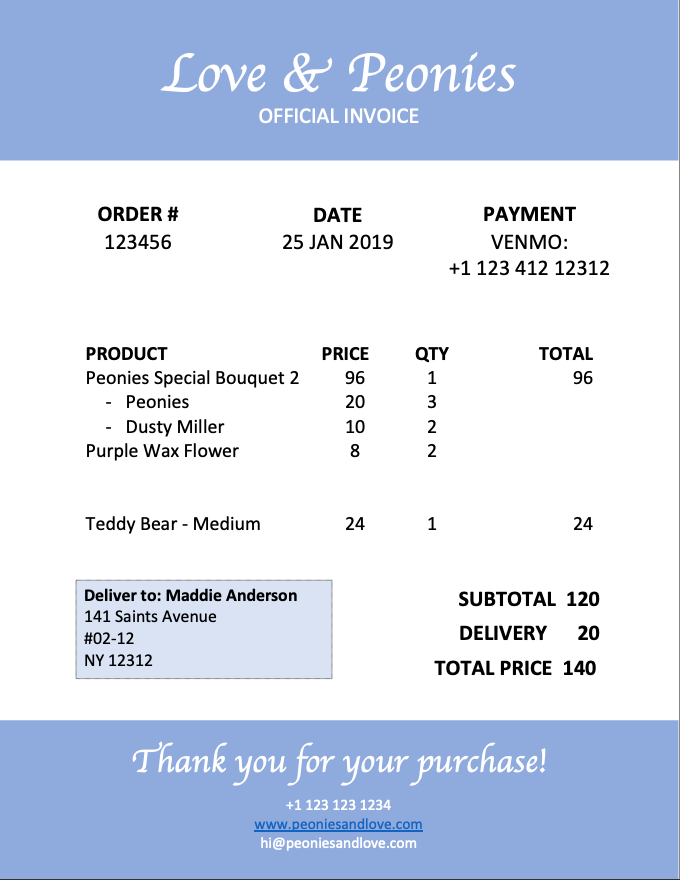
#> input picture class_detection_yolo/images/2.png, 680 x 880 px, found by its file name; its folder holds 3 pictures in this run
$ jupyter execute --allow-errors OCR_CLASS_DETECTION_INVOICE.ipynb   (shell and % lines are left out)
#> lines starting #> are read from the running program, lines starting #| are printed output that depends on the picture
#Setup and Installation to run Yolov4

Following cell will clone darknet from AlexeyAB's famous repository and we will be adjusting the Makefile to enable OPENCV and GPU for darknet and then build darknet.

[cell 1]
# clone darknet repository

[cell 2]
# change makefile to have GPU and OPENCV enabled
%cd darknet

[cell 3]
# verify CUDA

[cell 4]
# make darknet (builds darknet so that you can then use the darknet executable file to run or train object detectors)

#Download pre-trained YOLOv4 weights

YOLOv4 has been trained already on the coco dataset which has 80 classes that it can predict. We will take these pretrained weights to see how it gives result on some of the images.

## Display functions to display the predicted class

[cell 5]
def imShow(path):
  import cv2
  import matplotlib.pyplot as plt
  %matplotlib inline

  image = cv2.imread(path)
  height, width = image.shape[:2]
  resized_image = cv2.resize(image,(3*width, 3*height), interpolation = cv2.INTER_CUBIC)

  fig = plt.gcf()
  fig.set_size_inches(18, 10)
  plt.axis("off")
  plt.imshow(cv2.cvtColor(resized_image, cv2.COLOR_BGR2RGB))
  plt.show()

#### Darknet folder provides some of the images in the data subfolder and we will be using the same image to predict on the pretrained model

[cell 6]
# run darknet detection on test images

### Displaying image using our display function

#> (a cell that did not finish here is left out)

# Using Yolov4 for detecting different classes in invoice

We will create our own custom YOLOv4 object detector to recognize Invoice number,Date and Amount from the Invoice!

We will be needing following things to create our custom object detector:

*   Labeled Custom Dataset
*   Custom .cfg file
*   obj.data and obj.names files
*   train.txt file and test.txt file

# Step 1: Data collection and Labeling with LabelImg
To create a custom object detector we need a good dataset of images and labels for better training of the model so we will label our images using annotation tools LabelImg

Now  we have a folder as Invoice_pro having subfolder as obj which indicate train dataset and test which indicate validation dataset. Hence we will be converting it into zip file and uploading it in data subfolder of darknet.

Unzip the datasets and their contents so that they can be seen as a folder in /darknet/data/ folder

# Step 2: Configuring Files for Training
This step involves configuring custom .cfg, obj.data, obj.names, train.txt and test.txt files.

It is important to configure all these files without any typos as small errors can cause major problems.

# 1) Config File

Now you need to edit yolov4-custom.cfg to fit your needs based on your object detector.

First download yolov4-custom.cfg from path /darknet/cfg/yolov4-custom.cfg and change following parameters.

 **batch = 64** and **subdivisions = 16** gives best results but if you run into any issues then make subdivisions to 32

# Configuring all the needed variables based on class

width = 416

height = 416

*(these can be any multiple of 32, 416 is standard, improvement in the results can happen if we increase the size of the image but will slow down training)*

max_batches = (# of classes) * 2000

*(But it shouldnt be less than 6000 so if you are training for 1, 2, or 3 classes it will be 6000, however detector for 5 classes would have max_batches=10000)*

steps = (80% of max_batches), (90% of max_batches)

*(If your max_batches = 10000, then steps = 8000, 9000*)

filters = (# of classes + 5) * 3

*(If you are training for one class then your filters = 18, but if you are training for 4 classes then your filters = 27)*

Change the name to yolov4-obj.cfg and now upload at the same place.

# 2) obj.names and obj.data

Create a new file called **obj.names** where you will have one class name per line in the same order as your classes.txt from the dataset generation step.


You will also need to create a obj.data file and fill it in like this(change your class number accordingly.

This backup path is where we will save the weights to of our model throughout training.

Upload obj.names and obj.data in data subfolder of darknet

## 3) Generating train.txt and test.txt

The last configuration files needed before we can begin to train our custom detector are the train.txt and test.txt files which will have paths to all our training images and valdidation images.

To create the same we will be using two script for generating train and text text files.

[cell 8]
# verifying if train.txt and test.txt can be seen in our darknet/data folder

# Step 4: Download pre-trained weights for the convolutional layers.

This step downloads the weights for the convolutional layers of the YOLOv4 network. By using these weights it helps your custom object detector to be way more accurate and not have to train as long.

# Step 5: Training  Your Custom Object Detector!

We are now ready to train our custom YOLOv4 object detector on Amount,Invoice Number and Date classes. So run the following command.( -dont_show flag stops chart from popping up since Colab Notebook can't open images on the spot,
-map flag overlays mean average precision on chart to see the accuracy)

```
!./darknet detector train <path to obj.data> <path to custom config> yolov4.conv.137 -dont_show -map
```

#> (a cell that did not finish here is left out)


If for some reason you get an error or your Colab goes idle during training, you have not lost your partially trained model and weights because every 100 iterations a weights file called **yolov4-obj_last.weights** is saved to **content/backup/** folder.

We can kick off training from our last saved weights file so that we don't have to restart!

Just run the following command but with your backup location.

```
!./darknet detector train data/obj.data cfg/yolov4-obj.cfg /content/backup/yolov4-obj_last.weights -dont_show
```

# Step 6: Checking the Mean Average Precision (mAP) of Your Model

If you didn't run the training with the '-map- flag added then you can still find out the mAP of your model after training. Run the following command on any of the saved weights from the training to see the mAP value for that specific weight's file.

# Step 7: Run Your Custom Object Detector!!!
You have done it! You now have a custom object detector to make your very own detections.

[cell 10]
# need to set our custom cfg to test mode
%cd cfg
%cd ..

Run your custom detector with this command

#> (a cell that did not finish here is left out)


# Step 9: Multiple Images at Once
YOLOv4 object detections can be run on multiple images at once. This is done through having a text file which has the paths to several images that you want to have the detector run on.

So we will be creating a images.txt file for the same and uploading it here

## Save Results to .JSON File
Here is an example of saving the multiple image detections to a .JSON file.

## Using result.json to crop the bounding box of the predicted classes of each images from images folder which we will pass to pytesseract for image to text conversion.

[cell 12]
import cv2
import os
import json

#Reading json file which contains details of detected classes
with open('/content/result.json', 'r') as j:
#> (reads class_detection_yolo/result.json from the repository)
    contents = json.loads(j.read())

bb=dict()
count = 0

#Looping for reading and cropping the detected classes based on their coordinates value which is stored in result.json

for i in contents:
    im = cv2.imread('/content/images/'+ i['filename'][16:])
#> im is the input picture: shape (880, 680, 3); mean B, G, R 236, 217.9, 208.1
    print('/content/images/'+ i['filename'][16:])
    for obj in i['objects']:
        if obj['name']=='Amount':
            bb=obj['relative_coordinates']
            x = int((bb['center_x'] - bb['width']/2) * im.shape[1])
            y = int((bb['center_y'] - bb['height']/2) * im.shape[0])
            w = int(bb['width'] * im.shape[1])
            h = int(bb['height'] * im.shape[0])
            cropped = im[y:y+h,x:x+w]
            cv2.imwrite('/content/images/'+'Amount_'+i['filename'][16:],cropped)

        elif obj['name']=='Invoice Number':
            bb=obj['relative_coordinates']
            x = int((bb['center_x'] - bb['width']/2) * im.shape[1])
            y = int((bb['center_y'] - bb['height']/2) * im.shape[0])
            w = int(bb['width'] * im.shape[1])
            h = int(bb['height'] * im.shape[0])
            cropped = im[y:y+h,x:x+w]
            print('/content/images/'+'Invoice Number_'+i['filename'][16:])
            cv2.imwrite('/content/images/'+'Invoice Number_'+ i['filename'][16:],cropped)

        elif obj['name']=='Date':
            bb=obj['relative_coordinates']
            x = int((bb['center_x'] - bb['width']/2) * im.shape[1])
            y = int((bb['center_y'] - bb['height']/2) * im.shape[0])
            w = int(bb['width'] * im.shape[1])
            h = int(bb['height'] * im.shape[0])
            cropped = im[y:y+h,x:x+w]
            cv2.imwrite('/content/images/'+'Date_'+i['filename'][16:],cropped)
#> this loop made 3 passes
#> pass 1, `cropped = im[y:y+h,x:x+w]`:
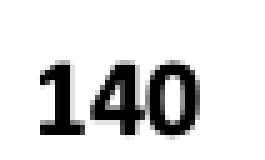
#> cropped: shape (32, 53, 3) (shown 5 times larger); min 0, max 255, mean 218.6
#> pass 2, `cropped = im[y:y+h,x:x+w]`:
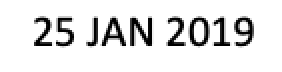
#> cropped: shape (36, 141, 3) (shown 2 times larger); min 0, max 255, mean 227.4
#> pass 3, `cropped = im[y:y+h,x:x+w]`:
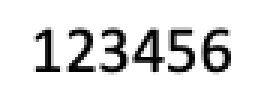
#> cropped: shape (31, 89, 3) (shown 3 times larger); min 0, max 255, mean 222.2
#> pass 2 of the loop `for i in contents:`:
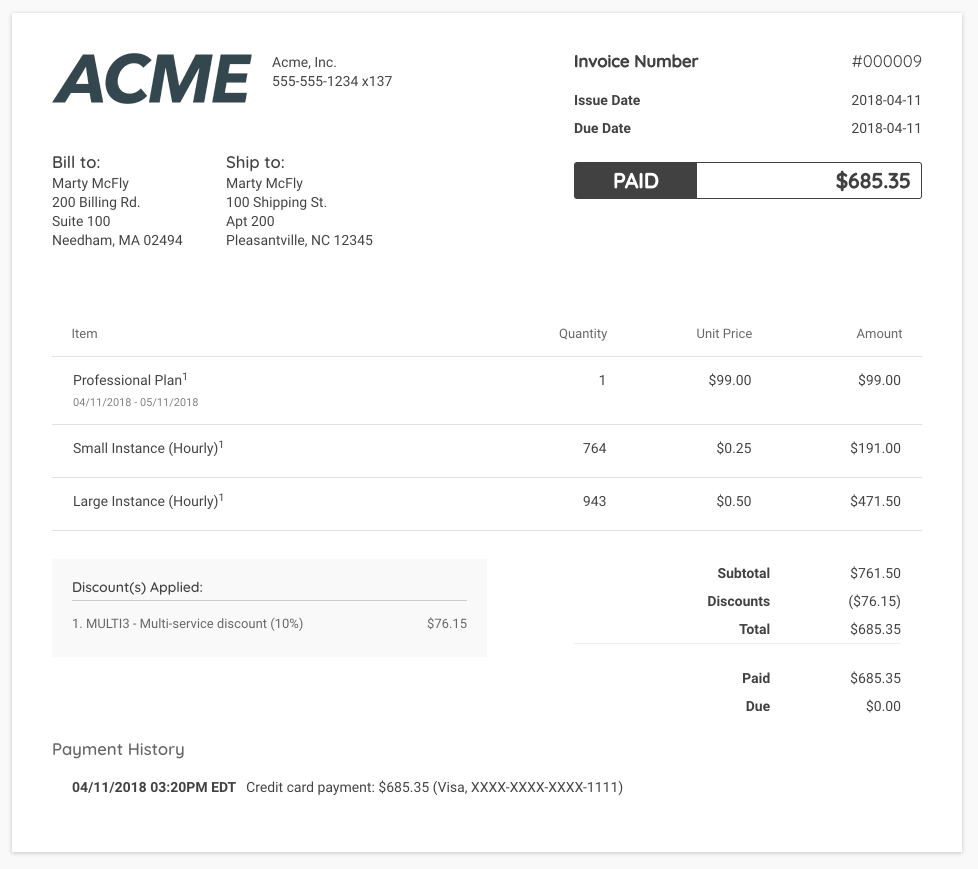
#> input picture class_detection_yolo/images/3.png, 1956 x 1738 px, found by its file name (shown at 1/2 size)
#> im is the input picture: shape (1738, 1956, 3); mean B, G, R 249, 249, 248.8
#> the loop `for obj in i['objects']:` made 3 passes
#> pass 1, `cropped = im[y:y+h,x:x+w]`:
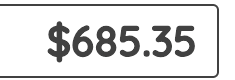
#> cropped: shape (80, 235, 3); mean B, G, R 221.2, 221.2, 221.2
#> pass 3, `cropped = im[y:y+h,x:x+w]`:
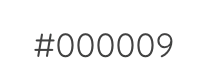
#> cropped: shape (80, 214, 3); mean B, G, R 245.3, 245.3, 245.3
#> pass 3 of the loop `for i in contents:`:
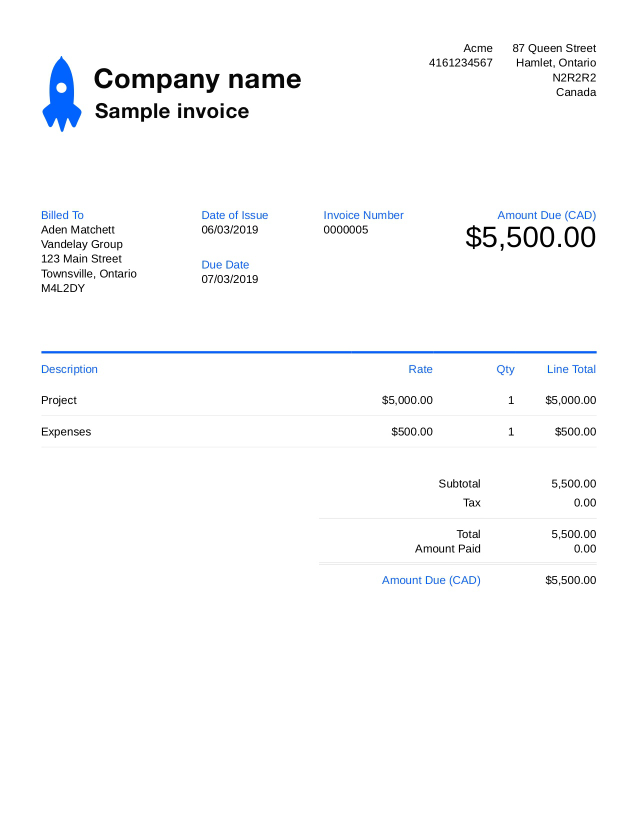
#> input picture class_detection_yolo/images/1.png, 1275 x 1650 px, found by its file name (shown at 1/2 size)
#> im is the input picture: shape (1650, 1275, 3); mean B, G, R 251.3, 250.3, 249.5
#> the loop `for obj in i['objects']:` made 4 passes
#> pass 1, `cropped = im[y:y+h,x:x+w]`:
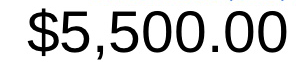
#> cropped: shape (66, 305, 3); mean B, G, R 210.2, 210.3, 210.2
#> pass 3, `cropped = im[y:y+h,x:x+w]`:
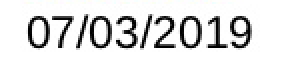
#> cropped: shape (37, 141, 3) (shown 2 times larger); mean B, G, R 226.4, 226.5, 226.4
